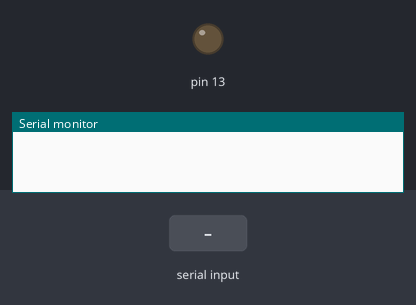
Simulated run of this sketch. Board: Arduino Uno, built with avr-gcc and run on an emulated ATmega328P. On the bench: output pins drawn as LEDs (lit = HIGH), the last lines printed to the serial monitor. Inputs (shaded band) come from the test bench.

Above: at 1.2 s.
1.3 s: byte 1 (1) received over Serial
At 2.1 s:
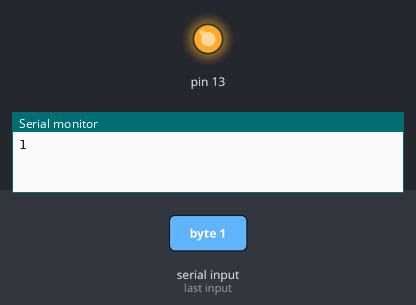
Timing chart, 0 to 4.3 s (numbered marks = the images above; inputs shaded):
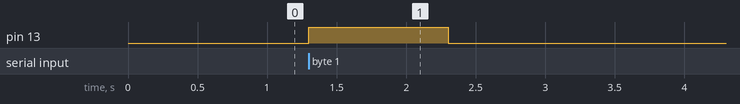

Measured:
- after the input at 1.3 s, pin 13: LOW → HIGH at once, → LOW 1.0 s later

The sketch:

serial_comand.ino
```cpp
int serial_data = 0;

void setup() {
  pinMode(13, OUTPUT);
  Serial.begin(9600);

}

void loop() {
    if(Serial.available() > 0){   //check if any data was received
    serial_data = Serial.read();
    Serial.println(serial_data, DEC);

    if (serial_data == 1){
      digitalWrite(13, HIGH);
      delay(1000);
      digitalWrite(13, LOW);
      //serial_data = 0;

    }

//    switch(serial_data){
//      case '1':
//
//        digitalWrite(13, HIGH);
//        delay(1000);
//        digitalWrite(13, LOW);
//        break;
//
//    }
    }
    //Serial.println(48, DEC);


}
```
